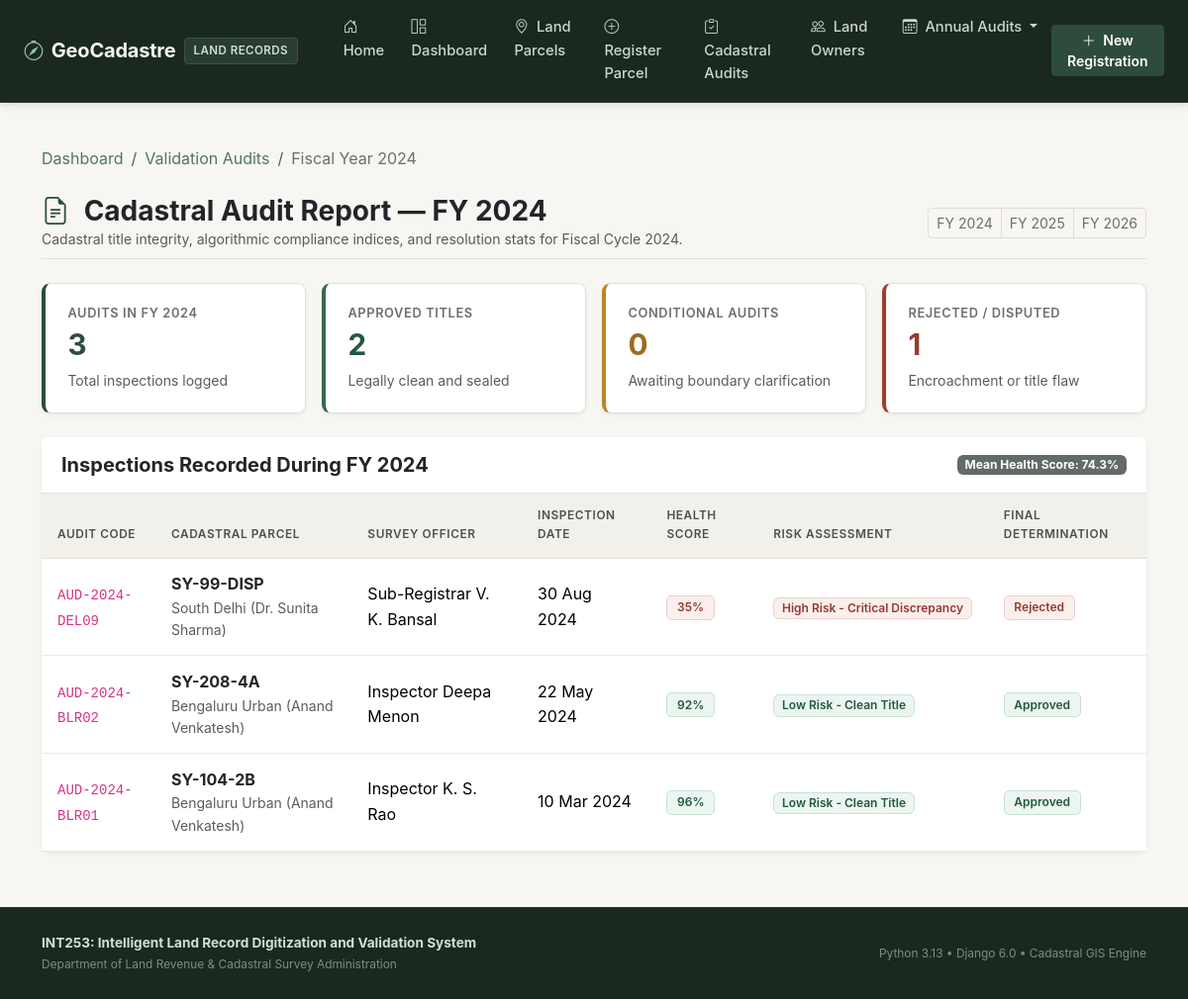
Screenshot of /audit/fiscal-year/2024/ with the database file from the repository.
### validation/models.py (models this page shows, shortened)
class ValidationAudit(models.Model):
    RISK_LEVEL_CHOICES = [
        ('LOW', 'Low Risk - Clean Title'),
        ('MEDIUM', 'Medium Risk - Minor Anomaly'),
        ('HIGH', 'High Risk - Critical Discrepancy'),
    ]
    DETERMINATION_CHOICES = [
        ('APPROVED', 'Approved & Verified in Cadastre'),
        ('CONDITIONAL', 'Conditional Approval - Additional Survey Required'),
        ('REJECTED', 'Rejected - High Encroachment / Title Conflict'),
    ]
    parcel = models.ForeignKey(
        LandParcel,
        on_delete=models.CASCADE,
        related_name="validations",
        verbose_name="Subject Land Parcel"
    )
    inspection_code = models.CharField(
        max_length=50,
        unique=True,
        verbose_name="Inspection / Audit ID",
        help_text="Unique audit reference identifier e.g. AUD-2024-9102"
    )
    inspector_name = models.CharField(
        max_length=100,
        verbose_name="Assigned Cadastral Officer / Validator"
    )
    inspection_date = models.DateField(
        default=timezone.now,
        verbose_name="Inspection Date"
    )
    fiscal_year = models.IntegerField(
        default=2024,
        validators=[MinValueValidator(2000), MaxValueValidator(2099)],
        verbose_name="Audit Fiscal Year",
        help_text="Four-digit fiscal audit year e.g., 2024, 2025"
    )
    compliance_score = models.IntegerField(
        validators=[MinValueValidator(0), MaxValueValidator(100)],
        verbose_name="AI Compliance Health Score (0-100)",
        help_text="Aggregated validation score calculated by algorithm"
    )
    risk_level = models.CharField(
        max_length=15,
        choices=RISK_LEVEL_CHOICES,
        default='LOW',
        verbose_name="Assessed Risk Level"
    )
    title_clarity_passed = models.BooleanField(
        default=True,
        verbose_name="Title Deed Clarity Verified"
    )
    boundary_verification_passed = models.BooleanField(
        default=True,
        verbose_name="GIS Centroid & Boundary Validated"
    )
    zoning_compliance_passed = models.BooleanField(
        default=True,
        verbose_name="Zoning Classification Compliant"
    )
    encroachment_detected = models.BooleanField(
        default=False,
        verbose_name="Encroachment / Overlap Detected"
    )
    ai_anomaly_notes = models.TextField(
        verbose_name="AI Heuristic & Inspector Audit Notes",
        help_text="Detailed validation findings, boundary discrepancies, and legal remarks"
    )
    final_determination = models.CharField(
        max_length=20,
        choices=DETERMINATION_CHOICES,
        default='APPROVED',
        verbose_name="Final Validation Determination"
    )
    created_at = models.DateTimeField(auto_now_add=True, verbose_name="Audit Log Timestamp")
    class Meta:
        verbose_name = "Validation Audit"
        verbose_name_plural = "Validation Audits"
        ordering = ['-inspection_date', '-created_at']

### records/models.py (models this page shows, shortened)
class LandParcel(models.Model):
    LAND_TYPE_CHOICES = [
        ('AGRICULTURAL', 'Agricultural'),
        ('RESIDENTIAL', 'Residential'),
        ('COMMERCIAL', 'Commercial'),
        ('INDUSTRIAL', 'Industrial'),
        ('FOREST_GOVT', 'Government / Forest Reserve'),
    ]
    STATUS_CHOICES = [
        ('PENDING', 'Pending Validation'),
        ('VERIFIED', 'Digitized & Verified'),
        ('FLAGGED', 'Flagged for Discrepancy'),
        ('DISPUTED', 'Under Legal Dispute'),
    ]
    owner = models.ForeignKey(
        LandOwner,
        on_delete=models.CASCADE,
        related_name="parcels",
        verbose_name="Registered Owner"
    )
    title_deed_number = models.CharField(
        max_length=50,
        unique=True,
        verbose_name="Title Deed Reference",
        help_text="Official deed document reference (e.g. TD-2024-8831)"
    )
    survey_number = models.CharField(
        max_length=50,
        unique=True,
        verbose_name="Cadastral Survey Number",
        help_text="Survey number allocated in government cadastral map (e.g. SY-104-2B)"
    )
    slug = models.SlugField(
        max_length=120,
        unique=True,
        blank=True,
        verbose_name="URL Slug Identifier"
    )
    district = models.CharField(max_length=80, db_index=True, verbose_name="District / Region")
    taluk = models.CharField(max_length=80, verbose_name="Taluk / Subdivision")
    village = models.CharField(max_length=100, verbose_name="Village / Locality")
    area_sq_meters = models.DecimalField(
        max_digits=12,
        decimal_places=2,
        validators=[MinValueValidator(Decimal('1.00'))],
        verbose_name="Area (Sq. Meters)",
        help_text="Cadastral plot area in square meters"
    )
    land_type = models.CharField(
        max_length=20,
        choices=LAND_TYPE_CHOICES,
        default='RESIDENTIAL',
        verbose_name="Land Use Classification"
    )
    market_valuation = models.DecimalField(
        max_digits=14,
        decimal_places=2,
        default=Decimal('0.00'),
        validators=[MinValueValidator(Decimal('0.00'))],
        verbose_name="Estimated Market Valuation (INR)"
    )
    gis_coordinates = models.CharField(
        max_length=150,
        default="12.9716 N, 77.5946 E",
        verbose_name="GIS Centroid Coordinates",
        help_text="Format: Latitude, Longitude (e.g. 12.9716 N, 77.5946 E)"
    )
    is_disputed = models.BooleanField(
        default=False,
        verbose_name="Litigation / Dispute Flag",
        help_text="Check if parcel has active injunction or dispute"
    )
    digitization_status = models.CharField(
        max_length=25,
        choices=STATUS_CHOICES,
        default='PENDING',
        verbose_name="Validation & Digitization Status"
    )
    registered_date = models.DateField(verbose_name="Official Deed Date")
    created_at = models.DateTimeField(auto_now_add=True, verbose_name="Digitized At")
    updated_at = models.DateTimeField(auto_now=True, verbose_name="Last Modified At")
    class Meta:
        verbose_name = "Land Parcel"
        verbose_name_plural = "Land Parcels"
        ordering = ['-created_at']

class LandOwner(models.Model):
    first_name = models.CharField(max_length=60, verbose_name="First Name")
    last_name = models.CharField(max_length=60, verbose_name="Last Name")
    national_id = models.CharField(
        max_length=20,
        unique=True,
        verbose_name="National ID / Aadhaar Hash",
        help_text="Unique citizen identifier or tax registration number"
    )
    email = models.EmailField(blank=True, null=True, verbose_name="Contact Email")
    phone = models.CharField(max_length=20, verbose_name="Phone Number")
    residential_address = models.TextField(verbose_name="Residential Address")
    created_at = models.DateTimeField(auto_now_add=True, verbose_name="Registration Timestamp")
    class Meta:
        verbose_name = "Land Owner"
        verbose_name_plural = "Land Owners"
        ordering = ['last_name', 'first_name']
    @property
    def full_name(self):
        return f"{self.first_name} {self.last_name}"

### validation/views.py (the view)
# urls.py: re_path(r'^audit/fiscal-year/(?P<year>20\d{2})/$', views.audit_fiscal_year_view, name='audit_fiscal_year'),
def audit_fiscal_year_view(request, year):
    year_int = int(year)
    audits = ValidationAudit.objects.filter(fiscal_year=year_int).select_related('parcel', 'parcel__owner')
    total_audits = audits.count()
    approved_count = audits.filter(final_determination='APPROVED').count()
    rejected_count = audits.filter(final_determination='REJECTED').count()
    conditional_count = audits.filter(final_determination='CONDITIONAL').count()
    avg_score = audits.aggregate(avg=Avg('compliance_score'))['avg'] or 0
    context = {
        'fiscal_year': year_int,
        'audits': audits,
        'total_audits': total_audits,
        'approved_count': approved_count,
        'rejected_count': rejected_count,
        'conditional_count': conditional_count,
        'avg_score': round(avg_score, 1),
    }
    return render(request, 'validation/fiscal_audit_summary.html', context)

### templates/validation/fiscal_audit_summary.html (shortened to what this page needs)
{% extends 'base.html' %}
{% block content %}
<div class="mb-4">
    <nav aria-label="breadcrumb">
        <ol class="breadcrumb">
            <li class="breadcrumb-item"><a href="{% url 'home' %}">Dashboard</a></li>
            <li class="breadcrumb-item"><a href="{% url 'validation_list' %}">Validation Audits</a></li>
            <li class="breadcrumb-item active" aria-current="page">Fiscal Year {{ fiscal_year }}</li>
        </ol>
    </nav>
</div>
<div class="d-flex justify-content-between align-items-center mb-4 pb-2 border-bottom">
    <div>
        <h1 class="h3 fw-bold text-dark mb-0">
            <i class="bi bi-file-earmark-text me-2" style="color: var(--earth-forest);"></i> Cadastral Audit Report — FY {{ fiscal_year }}
        </h1>
        <p class="text-muted small mb-0">
            Cadastral title integrity, algorithmic compliance indices, and resolution stats for Fiscal Cycle {{ fiscal_year }}.
        </p>
    </div>
    <div class="btn-group">
        <a href="/audit/fiscal-year/2024/" class="btn btn-outline-secondary btn-sm {% if fiscal_year == 2024 %}active{% endif %}">FY 2024</a>
        <a href="/audit/fiscal-year/2025/" class="btn btn-outline-secondary btn-sm {% if fiscal_year == 2025 %}active{% endif %}">FY 2025</a>
        <a href="/audit/fiscal-year/2026/" class="btn btn-outline-secondary btn-sm {% if fiscal_year == 2026 %}active{% endif %}">FY 2026</a>
    </div>
</div>
<div class="row g-3 mb-4">
    <div class="col-sm-6 col-lg-3">
        <div class="stat-card border-stat-total">
            <div class="stat-title">Audits in FY {{ fiscal_year }}</div>
            <div class="stat-number">{{ total_audits }}</div>
            <div class="small text-muted mt-2">Total inspections logged</div>
        </div>
    </div>
    <div class="col-sm-6 col-lg-3">
        <div class="stat-card border-stat-score">
            <div class="stat-title">Approved Titles</div>
            <div class="stat-number text-success">{{ approved_count }}</div>
            <div class="small text-muted mt-2">Legally clean and sealed</div>
        </div>
    </div>
    <div class="col-sm-6 col-lg-3">
        <div class="stat-card border-stat-pending">
            <div class="stat-title">Conditional Audits</div>
            <div class="stat-number text-warning">{{ conditional_count }}</div>
            <div class="small text-muted mt-2">Awaiting boundary clarification</div>
        </div>
    </div>
    <div class="col-sm-6 col-lg-3">
        <div class="stat-card border-stat-disputed">
            <div class="stat-title">Rejected / Disputed</div>
            <div class="stat-number text-danger">{{ rejected_count }}</div>
            <div class="small text-muted mt-2">Encroachment or title flaw</div>
        </div>
    </div>
</div>
<div class="card shadow-sm border-0">
    <div class="card-header bg-white py-3 border-bottom d-flex justify-content-between align-items-center">
        <h5 class="fw-bold mb-0">Inspections Recorded During FY {{ fiscal_year }}</h5>
        <span class="badge bg-secondary">Mean Health Score: {{ avg_score }}%</span>
    </div>
    <div class="table-responsive">
        <table class="table table-hover cadastral-table align-middle mb-0">
            <thead>
                <tr>
                    <th>Audit Code</th>
                    <th>Cadastral Parcel</th>
                    <th>Survey Officer</th>
                    <th>Inspection Date</th>
                    <th>Health Score</th>
                    <th>Risk Assessment</th>
                    <th>Final Determination</th>
                </tr>
            </thead>
            <tbody>
                {% for audit in audits %}
                <tr>
                    <td><code>{{ audit.inspection_code }}</code></td>
                    <td>
                        <a href="{% url 'parcel_detail' slug=audit.parcel.slug %}" class="fw-bold text-decoration-none text-dark">
                            {{ audit.parcel.survey_number }}
                        </a>
                        <div class="small text-muted">{{ audit.parcel.district }} ({{ audit.parcel.owner.full_name }})</div>
                    </td>
                    <td>{{ audit.inspector_name }}</td>
                    <td>{{ audit.inspection_date|date:"d M Y" }}</td>
                    <td>
                        <span class="badge {% if audit.compliance_score >= 80 %}badge-verified{% elif audit.compliance_score >= 50 %}badge-pending{% else %}badge-disputed{% endif %}">
                            {{ audit.compliance_score }}%
                        </span>
                    </td>
                    <td>
                        <span class="badge {% if audit.risk_level == 'LOW' %}badge-low-risk{% elif audit.risk_level == 'MEDIUM' %}badge-medium-risk{% else %}badge-high-risk{% endif %}">
                            {{ audit.get_risk_level_display }}
                        </span>
                    </td>
                    <td>
                        {% if audit.final_determination == 'APPROVED' %}
                            <span class="badge badge-verified">Approved</span>
                        {% elif audit.final_determination == 'CONDITIONAL' %}
                            <span class="badge badge-pending">Conditional</span>
                        {% else %}
                            <span class="badge badge-disputed">Rejected</span>
                        {% endif %}
                    </td>
                </tr>
                {% empty %}
                <tr>
                    <td colspan="7" class="text-center py-5 text-muted">
                        No cadastral validation audits on record for Fiscal Year {{ fiscal_year }}.
                    </td>
                </tr>
                {% endfor %}
            </tbody>
        </table>
    </div>
</div>
{% endblock %}

### rows the page displays
ValidationAudit: inspection_code "AUD-2024-DEL09", parcel.survey_number "SY-99-DISP", parcel.district "South Delhi", parcel.owner.full_name "Dr. Sunita Sharma", inspector_name "Sub-Registrar V. K. Bansal", inspection_date "30 Aug 2024", compliance_score "35", risk_level "High Risk - Critical Discrepancy", final_determination "Rejected"
ValidationAudit: inspection_code "AUD-2024-BLR02", parcel.survey_number "SY-208-4A", parcel.district "Bengaluru Urban", parcel.owner.full_name "Anand Venkatesh", inspector_name "Inspector Deepa Menon", inspection_date "22 May 2024", compliance_score "92", risk_level "Low Risk - Clean Title", final_determination "Approved"
ValidationAudit: inspection_code "AUD-2024-BLR01", parcel.survey_number "SY-104-2B", parcel.district "Bengaluru Urban", parcel.owner.full_name "Anand Venkatesh", inspector_name "Inspector K. S. Rao", inspection_date "10 Mar 2024", compliance_score "96", risk_level "Low Risk - Clean Title", final_determination "Approved"

### other values shown
{{ fiscal_year }} "2024"
{{ total_audits }} "3"
{{ approved_count }} "2"
{{ conditional_count }} "0"
{{ rejected_count }} "1"
{{ avg_score }} "74.3"
